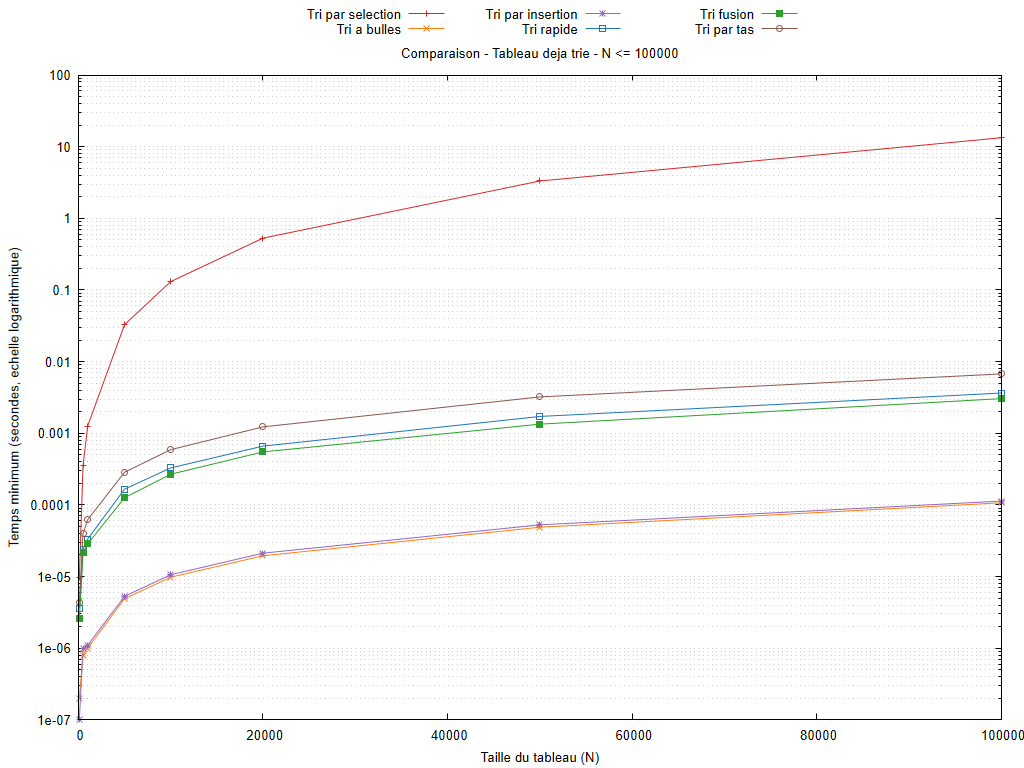

Write gnuplot code to recreate this figure.
set encoding utf8
set terminal pngcairo size 1024,768 font 'Arial,10'
set output 'graphiques/20261010_184935/comparaisons/croissant_algos_3f_max_100000_log.png'
set datafile missing 'non_mesure'
set datafile separator ';'
set title 'Comparaison - Tableau deja trie - N <= 100000'
set xlabel 'Taille du tableau (N)'
set ylabel 'Temps minimum (secondes, echelle logarithmique)'
set logscale y 10
set format y '%.3g'
set grid ytics mytics
set key outside top center horizontal maxcols 3
set xrange [0:100000]
plot 'resultats/20261010_184935/croissant.csv' every ::1 using 1:(column(1)<=100000 && column(2)>0 ? column(2) : 1/0) title 'Tri par selection' with linespoints lc rgb '#d62728', 'resultats/20261010_184935/croissant.csv' every ::1 using 1:(column(1)<=100000 && column(4)>0 ? column(4) : 1/0) title 'Tri a bulles' with linespoints lc rgb '#ff7f0e', 'resultats/20261010_184935/croissant.csv' every ::1 using 1:(column(1)<=100000 && column(6)>0 ? column(6) : 1/0) title 'Tri par insertion' with linespoints lc rgb '#9467bd', 'resultats/20261010_184935/croissant.csv' every ::1 using 1:(column(1)<=100000 && column(8)>0 ? column(8) : 1/0) title 'Tri rapide' with linespoints lc rgb '#1f77b4', 'resultats/20261010_184935/croissant.csv' every ::1 using 1:(column(1)<=100000 && column(10)>0 ? column(10) : 1/0) title 'Tri fusion' with linespoints lc rgb '#2ca02c', 'resultats/20261010_184935/croissant.csv' every ::1 using 1:(column(1)<=100000 && column(12)>0 ? column(12) : 1/0) title 'Tri par tas' with linespoints lc rgb '#8c564b'
unset output
